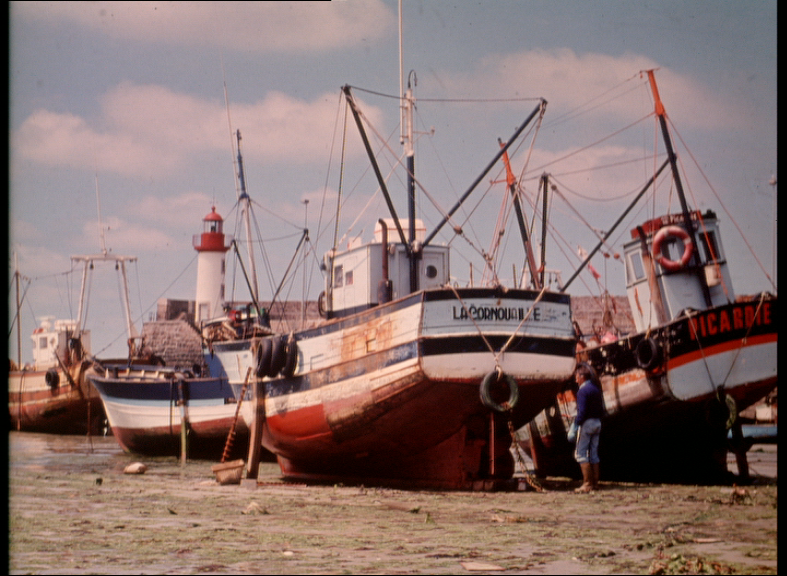
//> input picture OpenMp example/02__real_applications/020__morphological_image_processing/Boats.png, 787 x 576 px
$ ./main   (built with g++ and OpenCV 4)
//> lines starting //> are read from the running program, lines starting //| are printed output that depends on the picture; after the words box and inside, x2 and y2 are one past the last pixel; in counts of white or black regions, pixels touching at a corner belong together
#include <iostream>
#include <opencv2/opencv.hpp>
#include <opencv2/highgui.hpp>
#include "x86intrin.h"
#include <sys/time.h>

using namespace cv;
using namespace std;

int main( )
{
	// LOAD image
	cv::Mat in_img = cv::imread("Boats.png", IMREAD_GRAYSCALE);
//> in_img: 576 rows x 787 cols, CV_8UC1; min 0, max 233, mean 122.3
	unsigned char *in_img_data  = (unsigned char *) in_img.data;

	unsigned int NCOLS = in_img.cols;
//> NCOLS = 787
	unsigned int NROWS = in_img.rows;
//> NROWS = 576

	// Convert to BW
	cv::Mat img_bw (in_img.rows, in_img.cols, CV_8U);
	unsigned char *img_bw_data = (unsigned char *) img_bw.data;

	for (int row = 0; row < NROWS; row++)
		for (int col = 0; col < NCOLS; col++)
			if (*(in_img_data + row * NCOLS + col) < 127)
				*(img_bw_data + row * NCOLS + col) = 255;
			else
				*(img_bw_data + row * NCOLS + col) = 0;
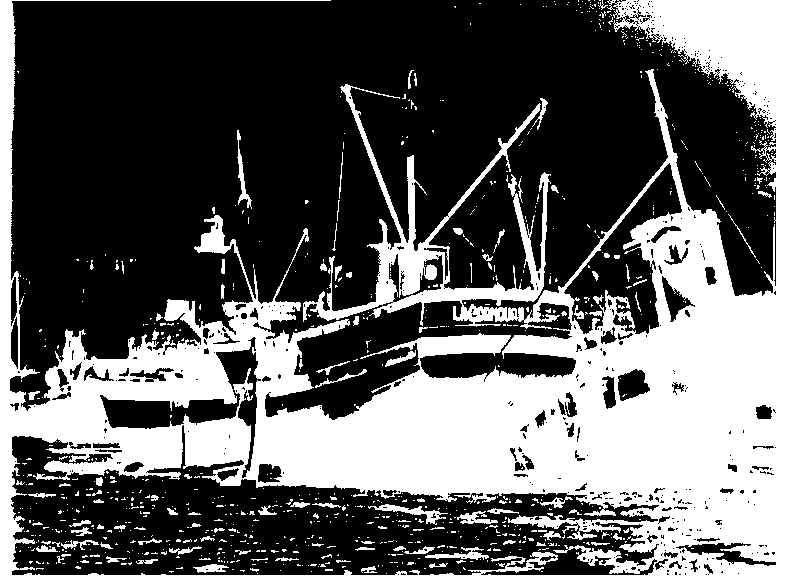
//> img_bw: 576 rows x 787 cols, CV_8UC1; 36.5% white; 904 white regions (799 under 20 px), largest, box (x1, y1, x2, y2) and area: (0, 0, 787, 576) 156222, (368, 504, 448, 525) 435, (425, 547, 489, 560) 325

	// Dilation
	cv::Mat img_dilation (in_img.rows, in_img.cols, CV_8U);
	unsigned char *img_dl_data = (unsigned char *) img_dilation.data;

	int offset[5];
	offset[0] = -1;
	offset[1] = +1;
	offset[2] = 0;
	offset[3] = -NCOLS;
//> offset = [-1, 1, 0, -787, 0]
	offset[4] = NCOLS;
//> offset = [-1, 1, 0, -787, 787]

	for (int row = 0; row < NROWS; row++)
		for (int col = 0; col < NCOLS; col++){
			unsigned char tmp = *(img_bw_data + row * NCOLS + col + offset[0]);
			for (int k = 1; k < 5; k++)
				tmp = std::max (tmp, *(img_bw_data + row * NCOLS + col + offset[k]));
			*(img_dl_data + row * NCOLS + col) = tmp;
		}
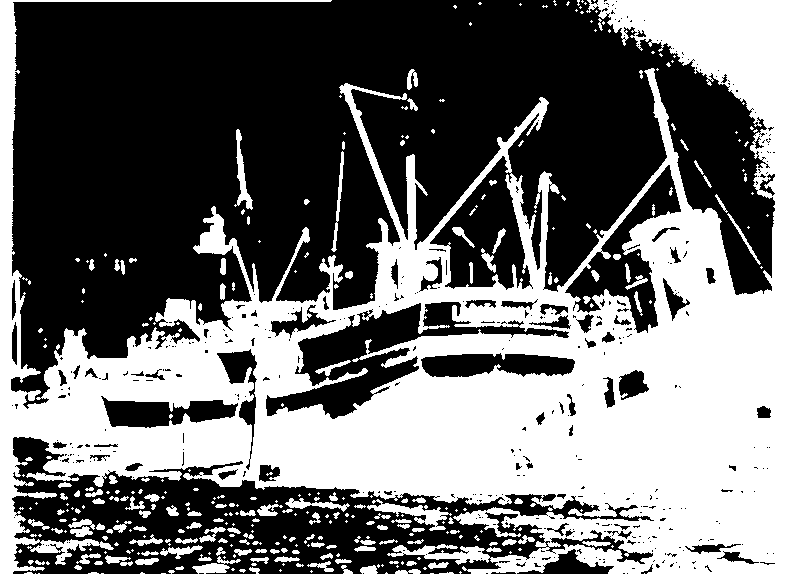
//> img_dilation: 576 rows x 787 cols, CV_8UC1; 43.2% white; 335 white regions (193 under 20 px), largest, box (x1, y1, x2, y2) and area: (0, 0, 787, 576) 184278, (367, 499, 452, 531) 805, (234, 129, 253, 210) 504

	// Erosion
	cv::Mat img_erosion (in_img.rows, in_img.cols, CV_8U);
	unsigned char *img_er_data = (unsigned char *) img_erosion.data;

	for (int row = 0; row < NROWS; row++)
		for (int col = 0; col < NCOLS; col++){
			unsigned char tmp = *(img_bw_data + row * NCOLS + col + offset[0]);
			for (int k = 1; k < 5; k++)
				tmp = std::min (tmp, *(img_bw_data + row * NCOLS + col + offset[k]));
			*(img_er_data + row * NCOLS + col) = tmp;
		}
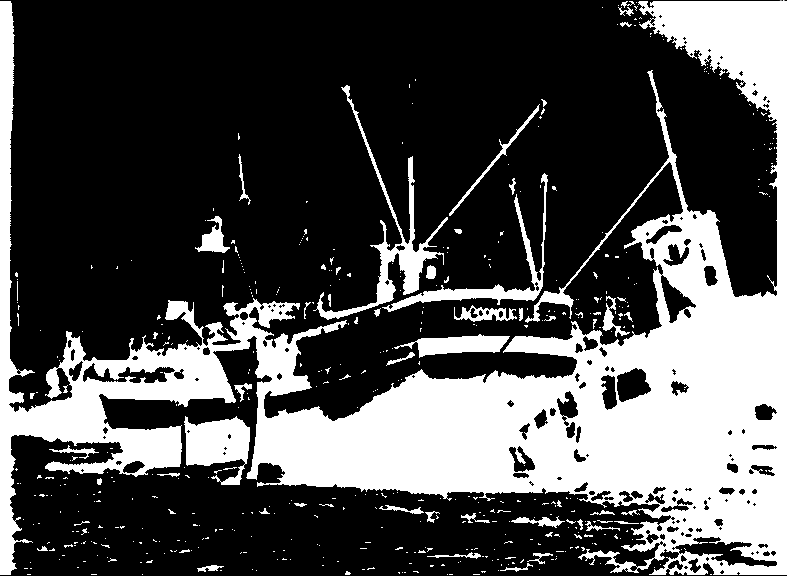
//> img_erosion: 576 rows x 787 cols, CV_8UC1; min 0, max 255, mean 77.2

	// Edge detection
	cv::Mat img_edge (in_img.rows, in_img.cols, CV_8U);
	unsigned char *img_eg_data = (unsigned char *) img_edge.data;

	for (int row = 0; row < NROWS; row++)
		for (int col = 0; col < NCOLS; col++){
			*(img_eg_data + row * NCOLS + col) = *(img_bw_data + row * NCOLS + col) - *(img_er_data + row * NCOLS + col);
		}
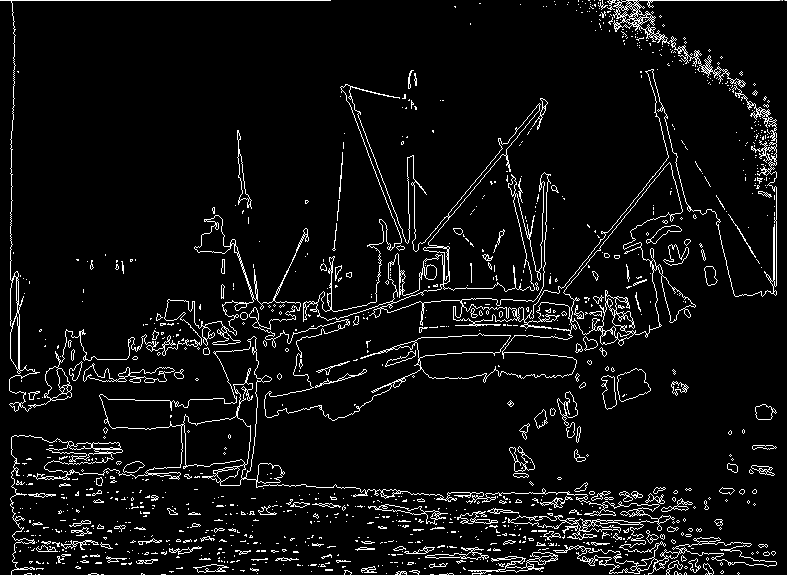
//> img_edge: 576 rows x 787 cols, CV_8UC1; min 0, max 255, mean 15.9

	//DISPLAY images
	cv::Mat show_in_img (in_img.rows/2, in_img.cols/2, CV_8U);
	cv::resize(in_img, show_in_img, cv::Size(), 0.5, 0.5);
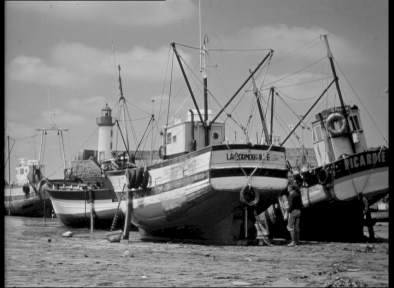
//> show_in_img: 288 rows x 394 cols, CV_8UC1; min 0, max 231, mean 122.3
	cv::namedWindow("input", cv::WINDOW_AUTOSIZE);
	cv::imshow("input", show_in_img);

	cv::Mat show_img_bw (img_bw.rows/2, img_bw.cols/2, CV_8U);
	cv::resize(img_bw, show_img_bw, cv::Size(), 0.5, 0.5);
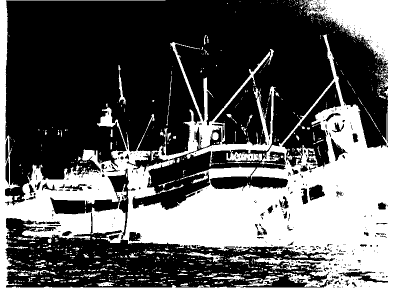
//> show_img_bw: 288 rows x 394 cols, CV_8UC1; min 0, max 255, mean 93.3
	cv::namedWindow("BW", cv::WINDOW_AUTOSIZE);
	cv::imshow("BW", show_img_bw);

	cv::Mat show_img_dilation (img_dilation.rows/2, img_dilation.cols/2, CV_8U);
	cv::resize(img_dilation, show_img_dilation, cv::Size(), 0.5, 0.5);
	cv::namedWindow("Dilation", cv::WINDOW_AUTOSIZE);
	cv::imshow("Dilation", show_img_dilation);

	cv::Mat show_img_erosion (img_erosion.rows/2, img_erosion.cols/2, CV_8U);
	cv::resize(img_erosion, show_img_erosion, cv::Size(), 0.5, 0.5);
	cv::namedWindow("Erosion", cv::WINDOW_AUTOSIZE);
	cv::imshow("Erosion", show_img_erosion);

	cv::Mat show_img_edge (img_edge.rows/2, img_edge.cols/2, CV_8U);
	cv::resize(img_edge, show_img_edge, cv::Size(), 0.5, 0.5);
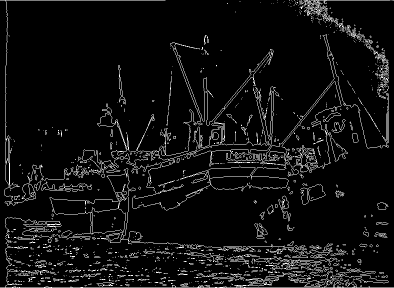
//> show_img_edge: 288 rows x 394 cols, CV_8UC1; min 0, max 255, mean 16
	cv::namedWindow("Edge", cv::WINDOW_AUTOSIZE);
	cv::imshow("Edge", show_img_edge);

	waitKey(0);
	return 0;
}
